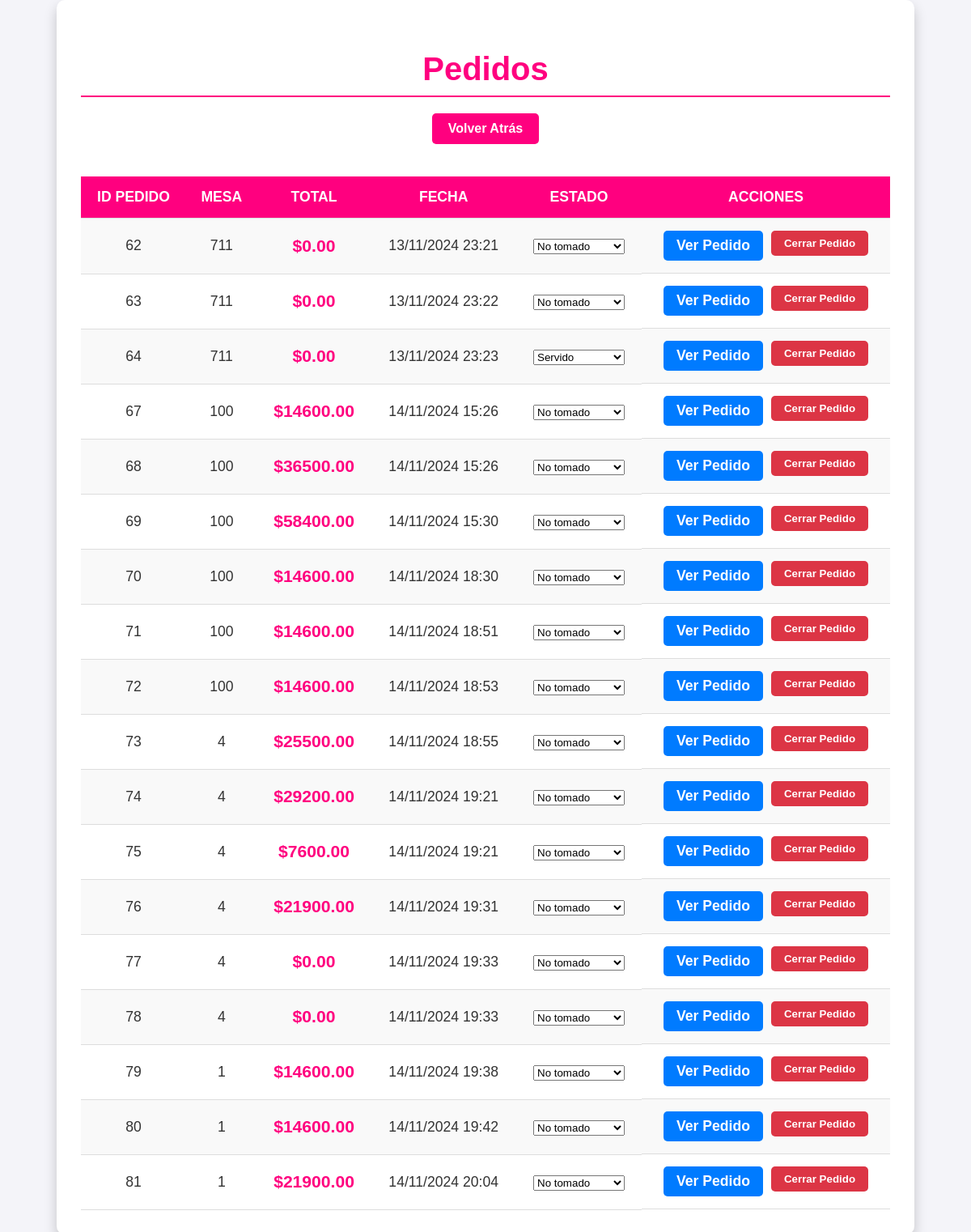
Page /ver_pedidos/ on the earlier database version.
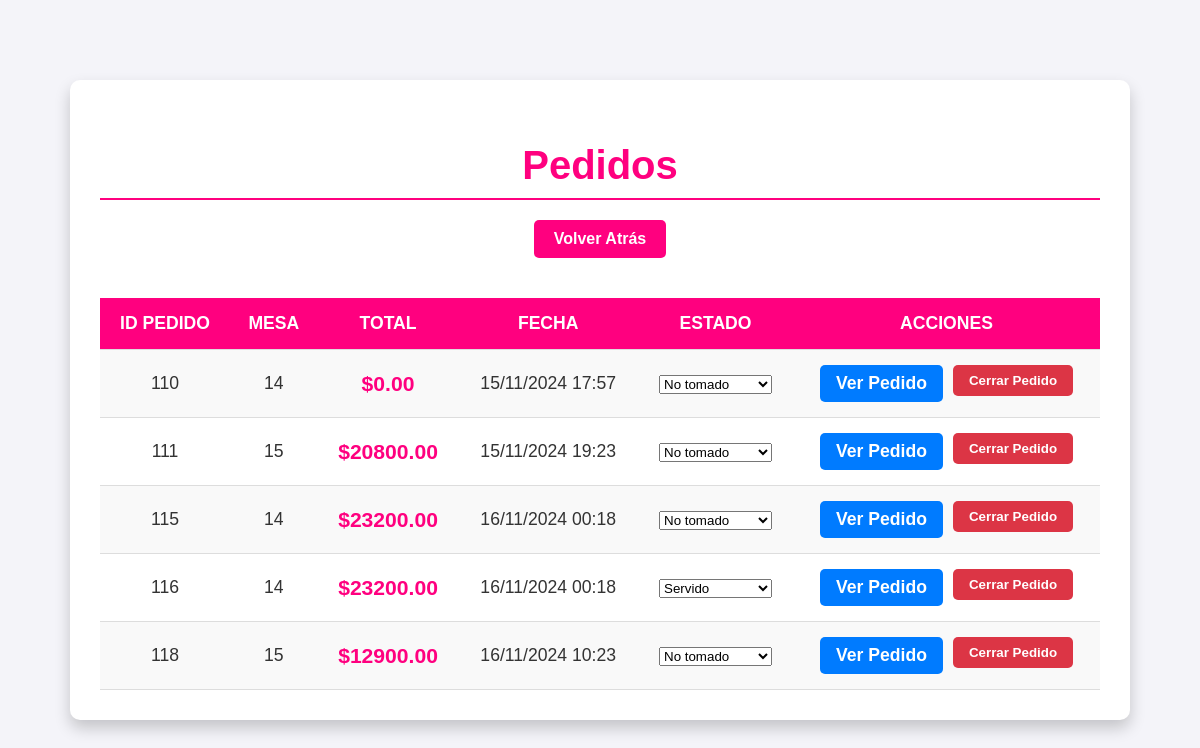
Same page on the later database version.
### sistema_pedidos/models.py (models this page shows, shortened)
class Pedido(models.Model):
    mesa = models.ForeignKey(Mesa, on_delete=models.CASCADE)
    estado = models.CharField(
        max_length=20,
        choices=[('no tomado', 'No tomado'),
                 ('en preparacion', 'En preparación'),
                 ('servido', 'Servido')],
        default='no tomado'
    )
    total = models.DecimalField(max_digits=10, decimal_places=2)
    fecha = models.DateTimeField(auto_now_add=True)
    ESTADO_OPCIONES = [
        ('no tomado', 'No tomado'),
        ('en preparacion', 'En preparación'),
        ('servido', 'Servido'),
    ]

class Mesa(models.Model):
    numero = models.PositiveIntegerField(unique=True)  # Número de la mesa, debe ser único
    usuario = models.OneToOneField(User, on_delete=models.CASCADE, null=True, blank=True)  # Relación con usuario

### sistema_pedidos/views.py (the view)
# urls.py: path('ver_pedidos/', views.ver_pedidos, name='ver_pedidos'),
def ver_pedidos(request):
    pedidos = Pedido.objects.all()
    for pedido in pedidos:
        for detalle in pedido.detalles.all():
            detalle.subtotal = detalle.cantidad * detalle.precio
    return render(request, 'ver_pedidos.html', {'pedidos': pedidos})

### sistema_pedidos/templates/ver_pedidos.html (shortened to what this page needs)
<!DOCTYPE html>
<html lang="es">
<head>
</head>
<body>
    <div class="container">
        <h2>Pedidos</h2>
        <a href="{% url 'admin_home' %}" class="btn-back">Volver Atrás</a>
        <table>
            <tr>
                <th>ID Pedido</th>
                <th>Mesa</th>
                <th>Total</th>
                <th>Fecha</th>
                <th>Estado</th>
                <th>Acciones</th>
            </tr>
            {% for pedido in pedidos %}
            <tr>
                <td>{{ pedido.id }}</td>
                <td>{{ pedido.mesa.numero }}</td>
                <td><span class="total-amount">${{ pedido.total }}</span></td>
                <td>{{ pedido.fecha|date:"d/m/Y H:i" }}</td>
                <td>
                    <form method="POST" action="{% url 'actualizar_estado_pedido' pedido.id %}">
                        <select name="estado" onchange="this.form.submit()">
                            {% for key, value in pedido.ESTADO_OPCIONES %}
                                <option value="{{ key }}" {% if pedido.estado == key %}selected{% endif %}>{{ value }}</option>
                            {% endfor %}
                        </select>
                    </form>
                </td>
                <td class="actions">
                    <a href="{% url 'ver_detalle_pedido' pedido.id %}" class="btn btn-ver">Ver Pedido</a>
                    <form method="POST" action="{% url 'eliminar_pedido' pedido.id %}" style="display: inline;">
                        <button type="submit" class="btn btn-delete" onclick="return confirm('¿Estás seguro de que deseas cerrar este pedido?');">Cerrar Pedido</button>
                    </form>
                </td>
            </tr>
            {% endfor %}
        </table>
    </div>
</body>
</html>

### sistema_pedidos/templates/ver_pedidos.html (style rules this page uses)
body { font-family: 'Arial', sans-serif; background-color: #f4f4f9; color: #333; margin: 0; padding: 0; display: flex; justify-content: center; align-items: center; min-height: 100vh; }
.container { max-width: 1000px; width: 90%; background-color: #ffffff; padding: 30px; border-radius: 10px; box-shadow: 0 8px 16px rgba(0, 0, 0, 0.2); text-align: center; }
h2 { font-size: 2.5em; color: #ff007f; margin-bottom: 20px; font-weight: bold; border-bottom: 2px solid #ff007f; padding-bottom: 10px; }
.btn-back { display: inline-block; margin-bottom: 20px; padding: 10px 20px; font-size: 1em; background-color: #ff007f; color: white; border-radius: 5px; font-weight: bold; text-decoration: none; transition: background-color 0.3s ease; }
table { width: 100%; border-collapse: collapse; margin-top: 20px; }
th, td { padding: 15px; text-align: center; border-bottom: 1px solid #ddd; font-size: 1.1em; }
th { background-color: #ff007f; color: white; font-weight: bold; text-transform: uppercase; }
tr:nth-child(even) { background-color: #f9f9f9; }
a, .btn { display: inline-block; color: #007bff; font-weight: bold; padding: 8px 16px; border-radius: 5px; text-decoration: none; transition: background-color 0.3s ease; }
.actions { display: flex; justify-content: center; gap: 10px; }
.btn-ver { background-color: #007bff; color: white; }
.btn-delete { background-color: #dc3545; color: white; cursor: pointer; border: none; }
.total-amount { font-size: 1.2em; font-weight: bold; color: #ff007f; }

Differences in the rows shown:
removed Pedido: id "62", mesa.numero "711", total "0.00", fecha "13/11/2024 23:21", estado "No tomado"
removed Pedido: id "63", mesa.numero "711", total "0.00", fecha "13/11/2024 23:22", estado "No tomado"
removed Pedido: id "64", mesa.numero "711", total "0.00", fecha "13/11/2024 23:23", estado "Servido"
removed Pedido: id "67", mesa.numero "100", total "14600.00", fecha "14/11/2024 15:26", estado "No tomado"
removed Pedido: id "68", mesa.numero "100", total "36500.00", fecha "14/11/2024 15:26", estado "No tomado"
removed Pedido: id "69", mesa.numero "100", total "58400.00", fecha "14/11/2024 15:30", estado "No tomado"
removed Pedido: id "70", mesa.numero "100", total "14600.00", fecha "14/11/2024 18:30", estado "No tomado"
removed Pedido: id "71", mesa.numero "100", total "14600.00", fecha "14/11/2024 18:51", estado "No tomado"
removed Pedido: id "72", mesa.numero "100", total "14600.00", fecha "14/11/2024 18:53", estado "No tomado"
removed Pedido: id "73", mesa.numero "4", total "25500.00", fecha "14/11/2024 18:55", estado "No tomado"
removed Pedido: id "74", mesa.numero "4", total "29200.00", fecha "14/11/2024 19:21", estado "No tomado"
removed Pedido: id "75", mesa.numero "4", total "7600.00", fecha "14/11/2024 19:21", estado "No tomado"
removed Pedido: id "76", mesa.numero "4", total "21900.00", fecha "14/11/2024 19:31", estado "No tomado"
removed Pedido: id "77", mesa.numero "4", total "0.00", fecha "14/11/2024 19:33", estado "No tomado"
removed Pedido: id "78", mesa.numero "4", total "0.00", fecha "14/11/2024 19:33", estado "No tomado"
removed Pedido: id "79", mesa.numero "1", total "14600.00", fecha "14/11/2024 19:38", estado "No tomado"
removed Pedido: id "80", mesa.numero "1", total "14600.00", fecha "14/11/2024 19:42", estado "No tomado"
removed Pedido: id "81", mesa.numero "1", total "21900.00", fecha "14/11/2024 20:04", estado "No tomado"
added Pedido: id "110", mesa.numero "14", total "0.00", fecha "15/11/2024 17:57", estado "No tomado"
added Pedido: id "111", mesa.numero "15", total "20800.00", fecha "15/11/2024 19:23", estado "No tomado"
added Pedido: id "115", mesa.numero "14", total "23200.00", fecha "16/11/2024 00:18", estado "No tomado"
added Pedido: id "116", mesa.numero "14", total "23200.00", fecha "16/11/2024 00:18", estado "Servido"
added Pedido: id "118", mesa.numero "15", total "12900.00", fecha "16/11/2024 10:23", estado "No tomado"
